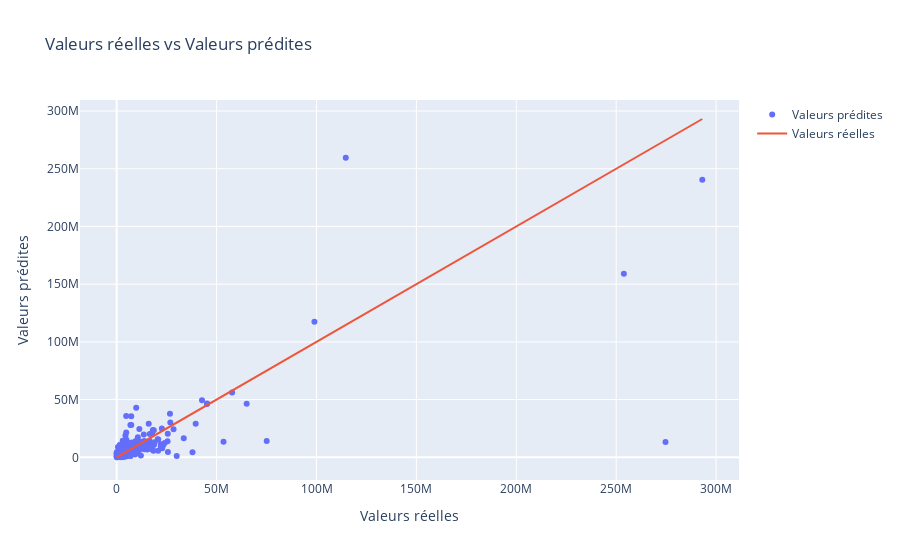
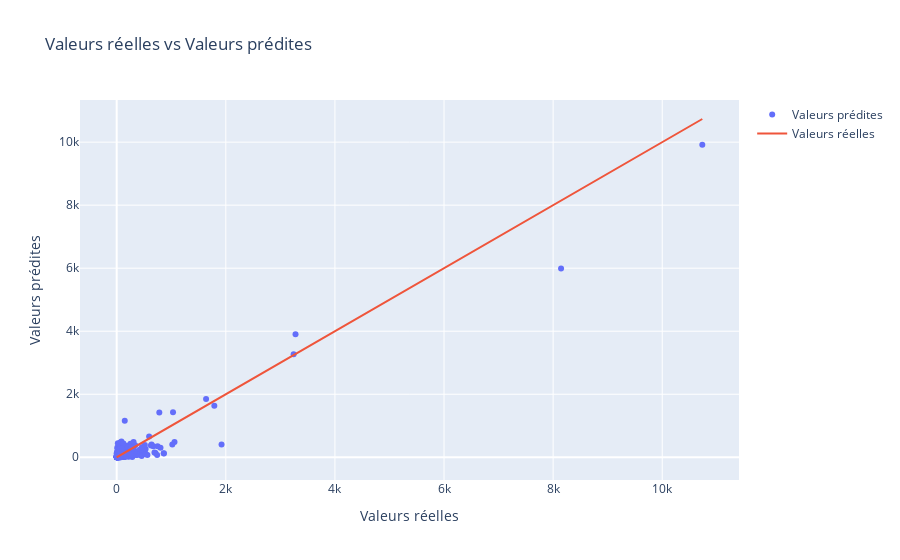

The cell these charts' notebook holds for them, in order:
### Code cell
# Créer un DataFrame à partir des valeurs réelles et prédites
df_pred_1 = pd.DataFrame({'Real values': y_test.iloc[:,0].squeeze(), 'Predicted values': y_pred[:,0]})
df_pred_2 = pd.DataFrame({'Real values': y_test.iloc[:,1].squeeze(), 'Predicted values': y_pred[:,1]})

# Créer un scatter plot pour 'SiteEnergyUse(kBtu)'
fig1 = go.Figure()

# Ajouter les valeurs réelles vs prédites
fig1.add_trace(
    go.Scatter(x=df_pred_1['Real values'], y=df_pred_1['Predicted values'], mode='markers', name='Valeurs prédites')
)

# Ajouter une ligne de référence y=x
fig1.add_trace(
    go.Scatter(x=df_pred_1['Real values'], y=df_pred_1['Real values'], mode='lines', name='Valeurs réelles')
)

# Modifier l'aspect du graphique
fig1.update_layout(title='Valeurs réelles vs Valeurs prédites', 
                  xaxis_title='Valeurs réelles', 
                  yaxis_title='Valeurs prédites', 
                  hovermode='x')

# Afficher le graphique
fig1.show()

# Créer un scatter plot pour 'TotalGHGEmissions'
fig2 = go.Figure()

# Ajouter les valeurs réelles vs prédites
fig2.add_trace(
    go.Scatter(x=df_pred_2['Real values'], y=df_pred_2['Predicted values'], mode='markers', name='Valeurs prédites')
)

# Ajouter une ligne de référence y=x
fig2.add_trace(
    go.Scatter(x=df_pred_2['Real values'], y=df_pred_2['Real values'], mode='lines', name='Valeurs réelles')
)

# Modifier l'aspect du graphique
fig2.update_layout(title='Valeurs réelles vs Valeurs prédites', 
                  xaxis_title='Valeurs réelles', 
                  yaxis_title='Valeurs prédites', 
                  hovermode='x')

# Afficher le graphique
fig2.show()

### Figure 1 — Plotly figure (JSON) as saved in the notebook; plotly's stock layout.template omitted (floating-point values rounded to 4 significant figures; data arrays with more than 128 entries replaced by an {"elided": "..."} marker saying what was removed)
{"data": [{"mode": "markers", "name": "Valeurs prédites", "type": "scatter", "x": {"elided": "672 float values"}, "y": {"elided": "672 float values"}}, {"mode": "lines", "name": "Valeurs réelles", "type": "scatter", "x": {"elided": "672 float values"}, "y": {"elided": "672 float values"}}], "layout": {"hovermode": "x", "title": {"text": "Valeurs réelles vs Valeurs prédites"}, "xaxis": {"title": {"text": "Valeurs réelles"}}, "yaxis": {"title": {"text": "Valeurs prédites"}}}}

### Figure 2 — Plotly figure (JSON) as saved in the notebook; plotly's stock layout.template omitted (floating-point values rounded to 4 significant figures; data arrays with more than 128 entries replaced by an {"elided": "..."} marker saying what was removed)
{"data": [{"mode": "markers", "name": "Valeurs prédites", "type": "scatter", "x": {"elided": "672 float values"}, "y": {"elided": "672 float values"}}, {"mode": "lines", "name": "Valeurs réelles", "type": "scatter", "x": {"elided": "672 float values"}, "y": {"elided": "672 float values"}}], "layout": {"hovermode": "x", "title": {"text": "Valeurs réelles vs Valeurs prédites"}, "xaxis": {"title": {"text": "Valeurs réelles"}}, "yaxis": {"title": {"text": "Valeurs prédites"}}}}
